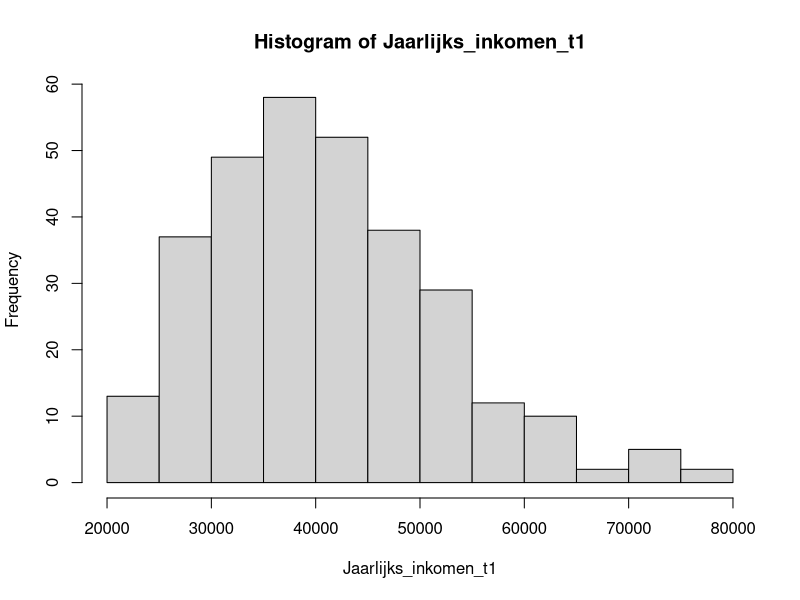
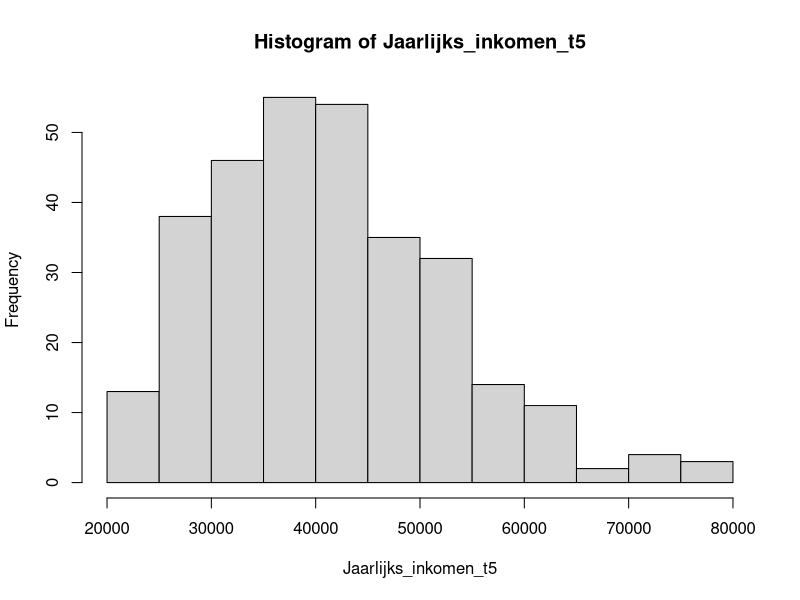

Here is the R script that generated these plots, in order:
## ---- chunk 1
knitr::opts_chunk$set(echo = TRUE)
## ---- chunk 2
RNGkind(sample.kind = "Rounding")
set.seed(1)
Mogelijkheden <- c(1616:7000)

p_t1 <- c(
  rep(0.4,  385),     #1616-2000
  rep(0.55, 400),     #2000-2400
  rep(0.7,  400),     #2401-2800
  rep(0.8,  400),     #2801-3200
  rep(0.65, 400),     #3201-3600
  rep(0.45, 400),     #3601-4000
  rep(0.2,  1000),    #4001-5000
  rep(0.1,  1000),    #5001-6000
  rep(0.01, 1000)     #6001-7000
)
Jaarlijks_inkomen_t1 <- replicate(307, 13*(sample(Mogelijkheden, 1, replace=TRUE, p_t1)))


Promotie_mogelijkheden <- c(0, 650, 1300, 2600, 6500, -650, -1300, -2600)
Weging               <- c(800, 400,  200,   100,  10,  200,   100,    50)
Opslag <- sample(Promotie_mogelijkheden, 307, replace=TRUE, Weging)
Jaarlijks_inkomen_t5 <- Jaarlijks_inkomen_t1 + Opslag
## ---- chunk 3
mean(Jaarlijks_inkomen_t1)
sd(Jaarlijks_inkomen_t1)
median(Jaarlijks_inkomen_t1)
hist(Jaarlijks_inkomen_t1)
mean(Jaarlijks_inkomen_t5)
sd(Jaarlijks_inkomen_t5)
median(Jaarlijks_inkomen_t5)
hist(Jaarlijks_inkomen_t5)
## ---- chunk 4
library(nortest)
## ---- chunk 5
lillie.test(Jaarlijks_inkomen_t1)
lillie.test(Jaarlijks_inkomen_t5)
## ---- chunk 6
wilcox.test(Jaarlijks_inkomen_t5, Jaarlijks_inkomen_t1, paired=TRUE, alternative = "greater")
